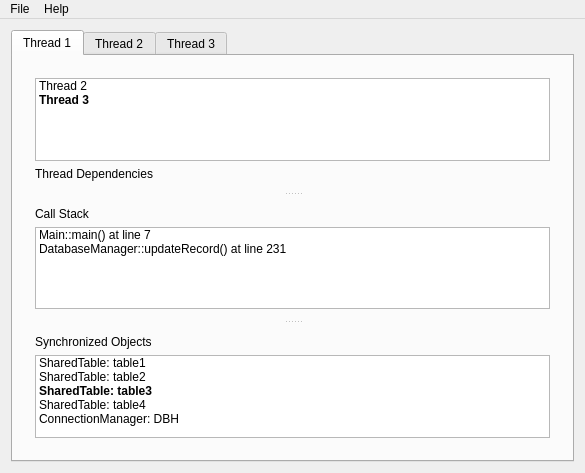
<?xml version="1.0" encoding="UTF-8"?>
<ui version="4.0">
 <class>MainWindow</class>
 <widget class="QMainWindow" name="MainWindow">
  <property name="geometry">
   <rect>
    <x>0</x>
    <y>0</y>
    <width>585</width>
    <height>473</height>
   </rect>
  </property>
  <property name="windowTitle">
   <string>MainWindow</string>
  </property>
  <widget class="QWidget" name="centralWidget">
   <layout class="QVBoxLayout" name="verticalLayout">
    <item>
     <widget class="QTabWidget" name="tabWidget">
      <property name="enabled">
       <bool>true</bool>
      </property>
      <property name="tabShape">
       <enum>QTabWidget::Rounded</enum>
      </property>
      <property name="currentIndex">
       <number>0</number>
      </property>
      <widget class="QWidget" name="tab">
       <attribute name="title">
        <string>Thread 1</string>
       </attribute>
       <layout class="QVBoxLayout" name="verticalLayout_5">
        <item>
         <widget class="QSplitter" name="splitter">
          <property name="orientation">
           <enum>Qt::Vertical</enum>
          </property>
          <widget class="QWidget" name="verticalLayoutWidget">
           <layout class="QVBoxLayout" name="verticalLayout_2">
            <item>
             <widget class="QListWidget" name="listWidget">
              <item>
               <property name="text">
                <string>Thread 2</string>
               </property>
              </item>
              <item>
               <property name="text">
                <string>Thread 3</string>
               </property>
               <property name="font">
                <font>
                 <weight>75</weight>
                 <bold>true</bold>
                </font>
               </property>
              </item>
             </widget>
            </item>
            <item>
             <widget class="QLabel" name="label">
              <property name="text">
               <string>Thread Dependencies</string>
              </property>
             </widget>
            </item>
           </layout>
          </widget>
          <widget class="QWidget" name="verticalLayoutWidget_2">
           <layout class="QVBoxLayout" name="verticalLayout_3">
            <item>
             <widget class="QLabel" name="label_2">
              <property name="text">
               <string>Call Stack</string>
              </property>
             </widget>
            </item>
            <item>
             <widget class="QListWidget" name="listWidget_3">
              <item>
               <property name="text">
                <string>Main::main() at line 7</string>
               </property>
              </item>
              <item>
               <property name="text">
                <string>DatabaseManager::updateRecord() at line 231</string>
               </property>
              </item>
             </widget>
            </item>
           </layout>
          </widget>
          <widget class="QWidget" name="verticalLayoutWidget_3">
           <layout class="QVBoxLayout" name="verticalLayout_4">
            <item>
             <widget class="QLabel" name="label_3">
              <property name="text">
               <string>Synchronized Objects</string>
              </property>
             </widget>
            </item>
            <item>
             <widget class="QListWidget" name="listWidget_2">
              <item>
               <property name="text">
                <string>SharedTable: table1</string>
               </property>
              </item>
              <item>
               <property name="text">
                <string>SharedTable: table2</string>
               </property>
              </item>
              <item>
               <property name="text">
                <string>SharedTable: table3</string>
               </property>
               <property name="font">
                <font>
                 <weight>75</weight>
                 <bold>true</bold>
                </font>
               </property>
              </item>
              <item>
               <property name="text">
                <string>SharedTable: table4</string>
               </property>
              </item>
              <item>
               <property name="text">
                <string>ConnectionManager: DBH</string>
               </property>
              </item>
             </widget>
            </item>
           </layout>
          </widget>
         </widget>
        </item>
       </layout>
      </widget>
      <widget class="QWidget" name="tab_2">
       <attribute name="title">
        <string>Thread 2</string>
       </attribute>
      </widget>
      <widget class="QWidget" name="tab_3">
       <attribute name="title">
        <string>Thread 3</string>
       </attribute>
      </widget>
     </widget>
    </item>
   </layout>
  </widget>
  <widget class="QMenuBar" name="menuBar">
   <property name="geometry">
    <rect>
     <x>0</x>
     <y>0</y>
     <width>585</width>
     <height>21</height>
    </rect>
   </property>
   <widget class="QMenu" name="menuFile">
    <property name="title">
     <string>File</string>
    </property>
    <addaction name="actionExit"/>
    <addaction name="actionTest_2"/>
   </widget>
   <widget class="QMenu" name="menuHelp">
    <property name="title">
     <string>Help</string>
    </property>
    <addaction name="actionAbout"/>
   </widget>
   <addaction name="menuFile"/>
   <addaction name="menuHelp"/>
  </widget>
  <action name="actionExit">
   <property name="text">
    <string>Exit</string>
   </property>
  </action>
  <action name="actionAbout">
   <property name="text">
    <string>About</string>
   </property>
  </action>
  <action name="actionAddTab">
   <property name="text">
    <string>AddTab</string>
   </property>
  </action>
  <action name="actionTest">
   <property name="text">
    <string>Test</string>
   </property>
  </action>
  <action name="actionTest_2">
   <property name="text">
    <string>Test</string>
   </property>
  </action>
 </widget>
 <layoutdefault spacing="6" margin="11"/>
 <resources/>
 <connections/>
</ui>
